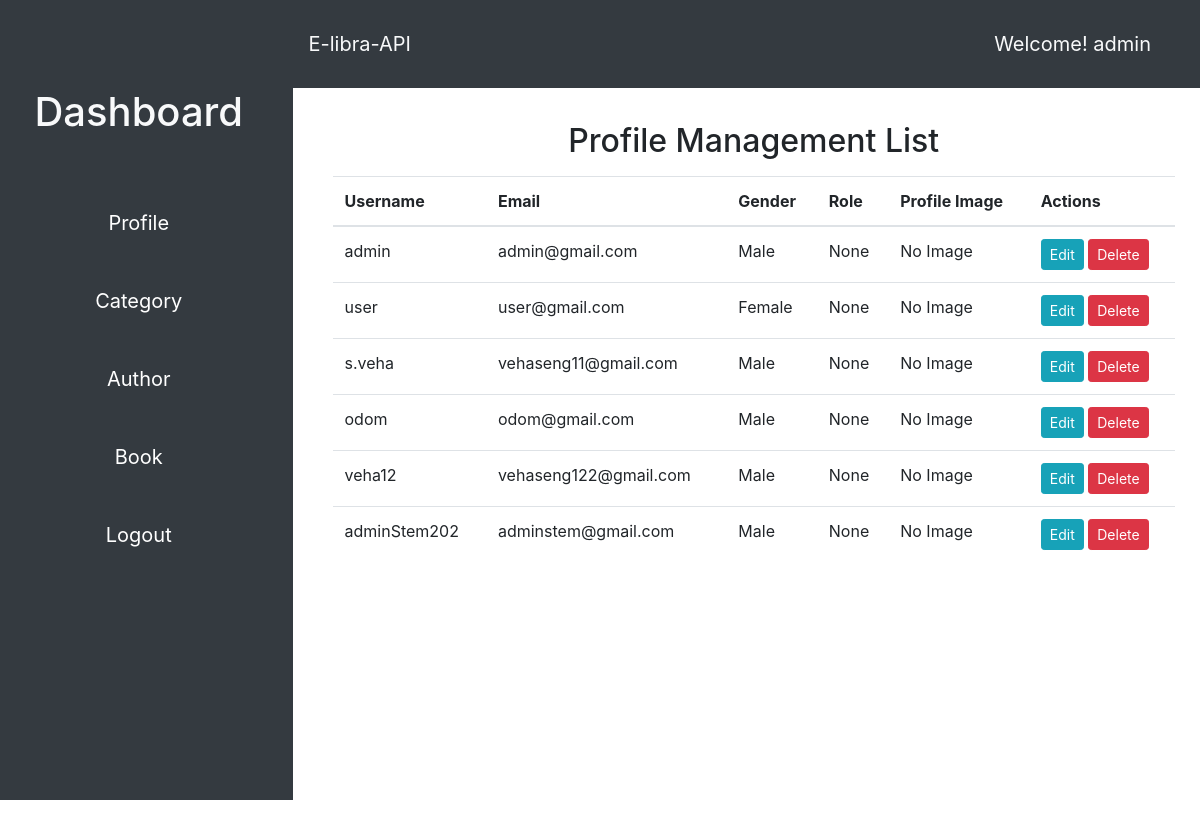
The app's page /profile (signed in), older data.
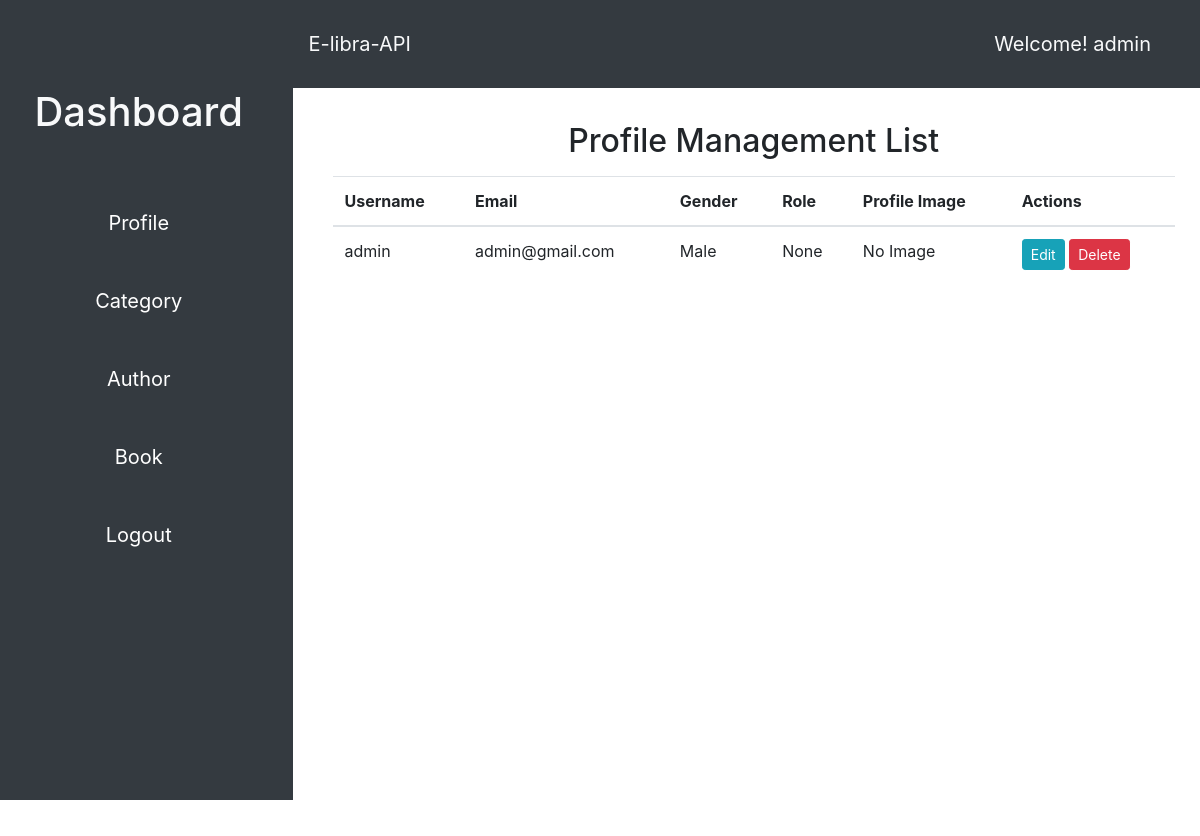
The same page, newer data.
### app/models/__init__.py (models this page shows)
class User(db.Model, UserMixin):
    id = db.Column(db.Integer, primary_key=True)
    username = db.Column(db.String(50), unique=True, nullable=False)
    email = db.Column(db.String(120), nullable=False, unique=True)
    password_hash = db.Column(db.String, nullable=False)
    gender = db.Column(db.String(10))
    role = db.Column(db.String)
    profile = db.relationship('Profile', back_populates='user')
    payments = db.relationship('Payment', back_populates='user')

class Profile(db.Model):
    id = db.Column(db.Integer, primary_key=True)
    username = db.Column(db.String(50), nullable=False, unique=True)
    email = db.Column(db.String(120), nullable=False, unique=True)
    password_hash = db.Column(db.String, nullable=False)
    gender = db.Column(db.String(10))
    role = db.Column(db.String)
    profile_image = db.Column(db.String(255),nullable=True)
    user_id = db.Column(db.Integer, db.ForeignKey('user.id'))
    user = db.relationship('User', back_populates='profile')

### app/views/main.py (the view, shortened to what this page needs)
@main.route('/profile', methods=['GET', 'POST'])
@login_required
def profile():
    username = current_user.username
    form = ProfileForm()
    profiles = Profile.query.all()
    return render_template('profile.html', form=form, profiles=profiles, username=username)

### app/views/auth/auth.py (called while the page is built)
@login_manager.user_loader
def load_user(username):
    return User.query.get(username)

### app/templates/profile.html (shortened to what this page needs)
{% extends "base.html" %} {% block title %}Profile{% endblock %} {% block content %}
<div class="container">
  <h2 class="text-center mt-4 mb-3">Profile Management List</h2>
  <div class="row">
    <div class="col-md-12">
      <table class="table">
        <thead>
          <tr>
            <th>Username</th>
            <th>Email</th>
            <th>Gender</th>
            <th>Role</th>
            <th>Profile Image</th>
            <th>Actions</th>
          </tr>
        </thead>
        <tbody>
          {% for profile in profiles %}
          <tr>
            <td>{{ profile.username }}</td>
            <td>{{ profile.email }}</td>
            <td>{{ profile.gender }}</td>
            <td>{{ profile.role }}</td>
            <td>
              {% if profile.profile_image %}
              <img src="{{ profile.profile_image }}" alt="Profile Image" class="img-thumbnail" width="100" />
              {% else %} No Image {% endif %}
            </td>
            <td>
              <button
                type="button"
                class="btn btn-sm btn-info edit-profile"
                data-toggle="modal"
                data-target="#editProfileModal"
                data-id="{{ profile.id }}"
                data-username="{{ profile.username }}"
                data-email="{{ profile.email }}"
                data-gender="{{ profile.gender }}"
                data-role="{{ profile.role }}"
              >
                Edit
              </button>
              <form
                method="post"
                action="{{ url_for('main.delete_profile', id=profile.id) }}"
                style="display: inline"
              >
                <button type="submit" class="btn btn-sm btn-danger">Delete</button>
              </form>
            </td>
          </tr>
          {% endfor %}
        </tbody>
      </table>
    </div>
  </div>
</div>
</div>
{% endblock %}

### app/templates/base.html (shortened to what this page needs)
<!DOCTYPE html>
<html lang="en">
  <head>
    <link href="https://stackpath.bootstrapcdn.com/bootstrap/4.3.1/css/bootstrap.min.css" rel="stylesheet" />
    <link rel="stylesheet" href="{{ url_for('static', filename='style.css') }}" />
  </head>
  <body>
    <div class="container-fluid">
      <div class="row">
        <aside class="col-md-3 col-lg-3 sidebar bg-dark">
          <div class="sidebar-sticky">
            <ul class="nav flex-column">
              {% if current_user.is_authenticated %}
              <h1 class="text-light my-5 text-center">Dashboard</h1>
              <li class="nav-item my-3 text-center">
                <a href="{{ url_for('main.profile') }}" class="nav-link">Profile</a>
              </li>
              <li class="nav-item my-3 text-center">
                <a href="{{ url_for('main.category') }}" class="nav-link">Category</a>
              </li>
              <li class="nav-item my-3 text-center">
                <a href="{{ url_for('main.author') }}" class="nav-link">Author</a>
              </li>
              <li class="nav-item my-3 text-center">
                <a href="{{ url_for('main.book') }}" class="nav-link">Book</a>
              </li>
              <li class="nav-item my-3 text-center">
                <a href="{{ url_for('auth.logout') }}" class="nav-link">Logout</a>
              </li>
              {% endif %}
            </ul>
          </div>
        </aside>
        <div class="w-auto col-lg-9 col-md-9">
          <section class="hero">
            <div class="hero-head">
              <nav class="navbar navbar-expand-lg d-flex navbar-light py-4 bg-dark justify-content-between">
                <a href="{{ url_for('main.index') }}" class="navbar-brand text-light text-center"
                  >E-libra-API</a
                >
                <span class="d-flex navbar-brand text-light text-center mr-5">Welcome! {{username}}</span>
              </nav>
            </div>
            <div class="hero-body">
              <div class="container has-text-centered">{% block content %}{% endblock %}</div>
            </div>
        </div>
      </div>
  </body>
</html>

### app/static/style.css (style rules this page uses)
.hero-body { padding: 10px; width: 100%; height: 90vh; background-color: #ffffff; }
.sidebar { width: 20%; }
.navbar { width: auto; margin-bottom: 5px; }
.nav-item { width: 100%; align-items: center; }
.row { height: 100vh; }
.sidebar-sticky { margin-top: 20px; font-size: 20px; }
.col-lg-9 { padding: 0; }
.container-fluid { height: 100vh; width: 100%; }
.hero { display: flex; flex-direction: column; justify-content: center; align-items: center; height: 100%; width: auto; }
.hero-head { width: 100%; }
.hero-body { flex-grow: 1; }

### app/templates/base.html (style rules this page uses)
html, body { height: 100%; }
.container-fluid { height: 100%; padding-right: 0; padding-left: 0; }
.sidebar { height: 100%; background-color: #343a40; padding: 20px; }
.sidebar-sticky { position: sticky; top: 0; padding-bottom: 20px; }
.nav-link { color: #fff; }
.navbar { margin-bottom: 0; }

Row changes from the older to the newer data that the page shows:
removed Profile: username "user", email "user@gmail.com", gender "Female", role "None", shows "No Image"
removed Profile: username "s.veha", email "vehaseng11@gmail.com", gender "Male", role "None", shows "No Image"
removed Profile: username "odom", email "odom@gmail.com", gender "Male", role "None", shows "No Image"
removed Profile: username "veha12", email "vehaseng122@gmail.com", gender "Male", role "None", shows "No Image"
removed Profile: username "adminStem202", email "adminstem@gmail.com", gender "Male", role "None", shows "No Image"
